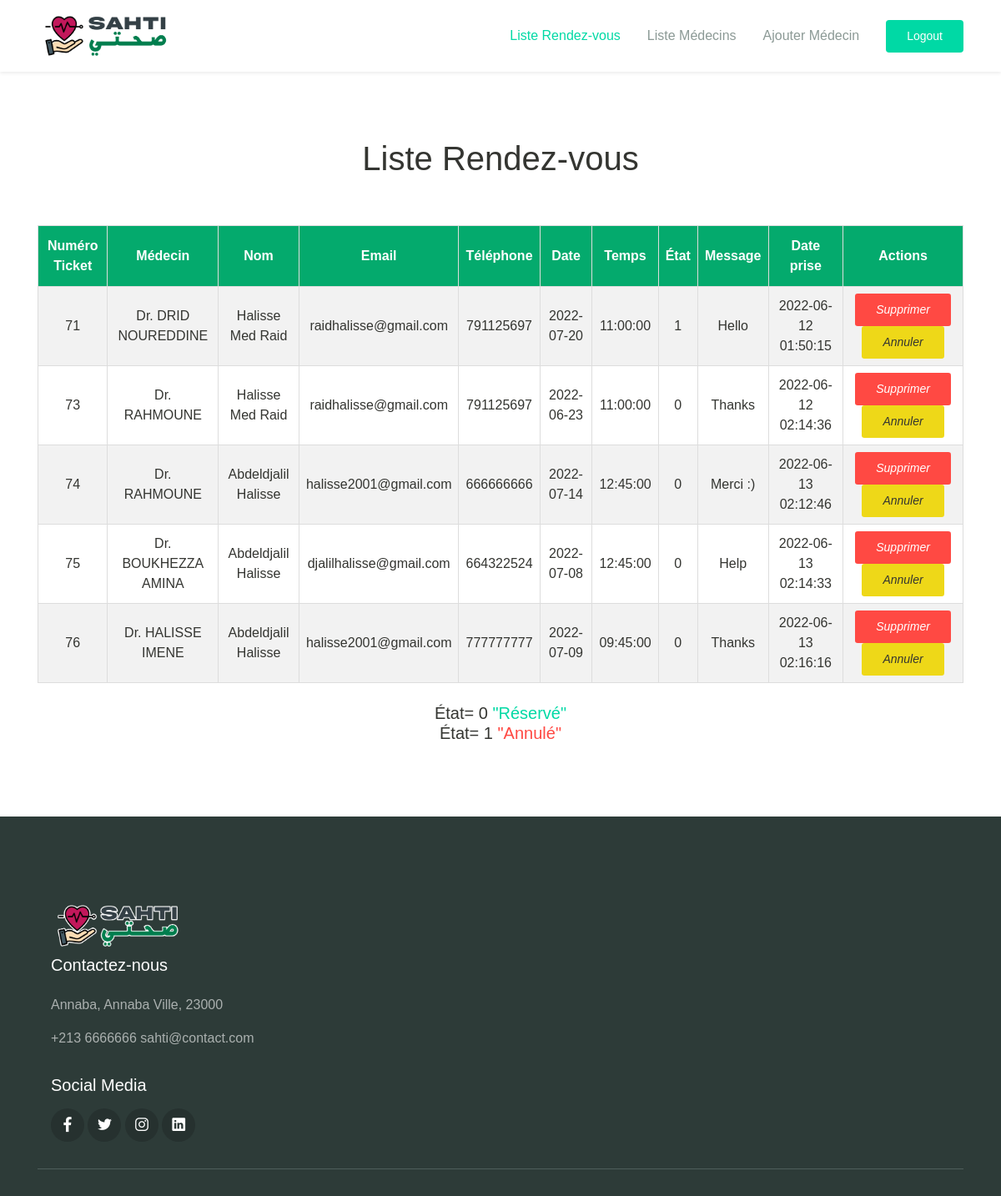
Page /Code/admin/index.php (signed in) on the committed database.
### tables this page shows
CREATE TABLE `rendez_vous` (
  `id_rdv` int(11) NOT NULL,
  `nom_rdv` varchar(50) NOT NULL,
  `email_rdv` varchar(50) NOT NULL,
  `telephone_rdv` int(15) NOT NULL,
  `medecin` varchar(60) NOT NULL,
  `date_rdv` varchar(25) NOT NULL,
  `temps_rdv` time NOT NULL,
  `message_rdv` varchar(500) NOT NULL,
  `etat` int(1) NOT NULL COMMENT '0-Réservé,1-Annulé, 2-Visité',
  `timestamp` timestamp NOT NULL DEFAULT current_timestamp()
);

### Code/admin/index.php (the view, shortened to what this page needs)
<?php
  if(isset($_SESSION['id_utilisateur']))
{
  require('../configuration/configuration.php');
    $sql="SELECT * FROM rendez_vous  ";
  ?>
<!DOCTYPE html>
<html lang="en">
<head>
  <link rel="stylesheet" href="./assets/css/maicons.css">
  <link rel="stylesheet" href="./assets/css/bootstrap.css">
  <link rel="stylesheet" href="./assets/vendor/owl-carousel/css/owl.carousel.css">
  <link rel="stylesheet" href="./assets/vendor/animate/animate.css">
  <link rel="stylesheet" href="./assets/css/theme.css">
</head>
<body>
  <?php include('./header/header_login.php'); ?>
  <div class="page-section">
    <div class="container">
      <h1 class="text-center wow fadeInUp">Liste Rendez-vous</h1>
      <br><br>
      <table id="customers" class="wow fadeInUp">
  <tr>
    <th>Numéro Ticket</th>
    <th>Médecin</th>
    <th>Nom</th>
    <th>Email</th>
    <th>Téléphone</th>
    <th>Date</th>
    <th>Temps</th>
    <th>État</th>
    <th>Message</th>
    <th>Date prise</th>
    <th>Actions</th>
  </tr>
  <?php
    $result=mysqli_query($conn,$sql);
    if($result){
    if(mysqli_num_rows($result)>0){
    while($user=mysqli_fetch_array($result))
    {
  ?>
  <tr>
    <td><?=$user['id_rdv']?></td>
    <td><?=$user['medecin']?></td>
    <td><?=$user['nom_rdv']?></td>
    <td><?=$user['email_rdv']?></td>
    <td><?=$user['telephone_rdv']?></td>
    <td><?=$user['date_rdv']?></td>
    <td><?=$user['temps_rdv']?></td>
    <td><?=$user['etat']?></td>
    <td><?=$user['message_rdv']?></td>
    <td><?=$user['timestamp']?></td>
    <td>
    <a href="./actions/suppression.php?id=<?=$user['id_rdv']?>">
    <button name="del" title="Delete" class="btn btn-danger btn-sm"   >
    <i class="fa fa-remove">Supprimer</i> </button></a>
    <a href="./actions/annuler.php?value=1&id=<?=$user['id_rdv']?>">
    <button name="cancel" title="cancel" class="btn btn-warning btn-sm"    >
    <i class="fas fa-window-close">Annuler</i></button></a>
    </td>
  </tr>
<?php
}
}
}
?>
</table>
    </div>
    <br>
    <div class="container text-center wow fadeInUp">
    <h5 class="font-weight-normal">
       État= 0 <span class="text-primary">"Réservé"</span>
       <br>
       État= 1 <span class="text-danger">"Annulé"</span>
    </h5>
    </div>
  </div>
  <?php include('./footer/footer.php'); ?>
</body>
</html>
<?php
}
else{
  echo '<script type="text/javascript">
           window.location="../index.php?invalidUSER";
          </script>';
}
?>

### Code/admin/assets/css/theme.css (style rules this page uses)
:root { --primary: #00D9A5; --accent: #FF3D85; --secondary: #4E5AFE; --warning: #EED818; --info: #05B4E1; --danger: #FF4943; --success: #96C93D; --dark: #343531; --light: #F5F9F6; --cs: #596261; --grey: #6E807A; }
body { font-family: "Source Sans Pro", sans-serif; line-height: 1.5; color: #343531; }
a { color: #07be94; text-decoration: none; background-color: transparent; }
.text-primary { color: #00D9A5 !important; }
.text-danger { color: #FF4943 !important; }
.btn-warning { color: #343531; background-color: #EED818; border-color: transparent; }
.btn-danger { color: #fff; background-color: #FF4943; border-color: transparent; }
.btn { padding: 8px 24px; }
.page-section { position: relative; padding-top: 80px; padding-bottom: 80px; overflow: hidden; }

### Code/admin/index.php (style rules this page uses)
#customers { border-collapse: collapse; width: 100%; }
#customers td, #customers th { text-align: center; border: 1px solid #ddd; padding: 8px; }
#customers tr:nth-child(even) { background-color: #f2f2f2; }
#customers th { padding-top: 12px; padding-bottom: 12px; text-align: center; background-color: #04AA6D; color: white; }

### rows in the picture
rendez_vous: id_rdv "71", medecin "Dr. DRID NOUREDDINE", nom_rdv "Halisse Med Raid", email_rdv "raidhalisse@gmail.com", telephone_rdv "791125697", date_rdv "2022-07-20", temps_rdv "11:00:00", etat "1", message_rdv "Hello", timestamp "2022-06-12 01:50:15"
rendez_vous: id_rdv "73", medecin "Dr. RAHMOUNE", nom_rdv "Halisse Med Raid", email_rdv "raidhalisse@gmail.com", telephone_rdv "791125697", date_rdv "2022-06-23", temps_rdv "11:00:00", etat "0", message_rdv "Thanks", timestamp "2022-06-12 02:14:36"
rendez_vous: id_rdv "74", medecin "Dr. RAHMOUNE", nom_rdv "Abdeldjalil Halisse", email_rdv "halisse2001@gmail.com", telephone_rdv "666666666", date_rdv "2022-07-14", temps_rdv "12:45:00", etat "0", message_rdv "Merci :)", timestamp "2022-06-13 02:12:46"
rendez_vous: id_rdv "75", medecin "Dr. BOUKHEZZA AMINA", nom_rdv "Abdeldjalil Halisse", email_rdv "djalilhalisse@gmail.com", telephone_rdv "664322524", date_rdv "2022-07-08", temps_rdv "12:45:00", etat "0", message_rdv "Help", timestamp "2022-06-13 02:14:33"
rendez_vous: id_rdv "76", medecin "Dr. HALISSE IMENE", nom_rdv "Abdeldjalil Halisse", email_rdv "halisse2001@gmail.com", telephone_rdv "777777777", date_rdv "2022-07-09", temps_rdv "09:45:00", etat "0", message_rdv "Thanks", timestamp "2022-06-13 02:16:16"
